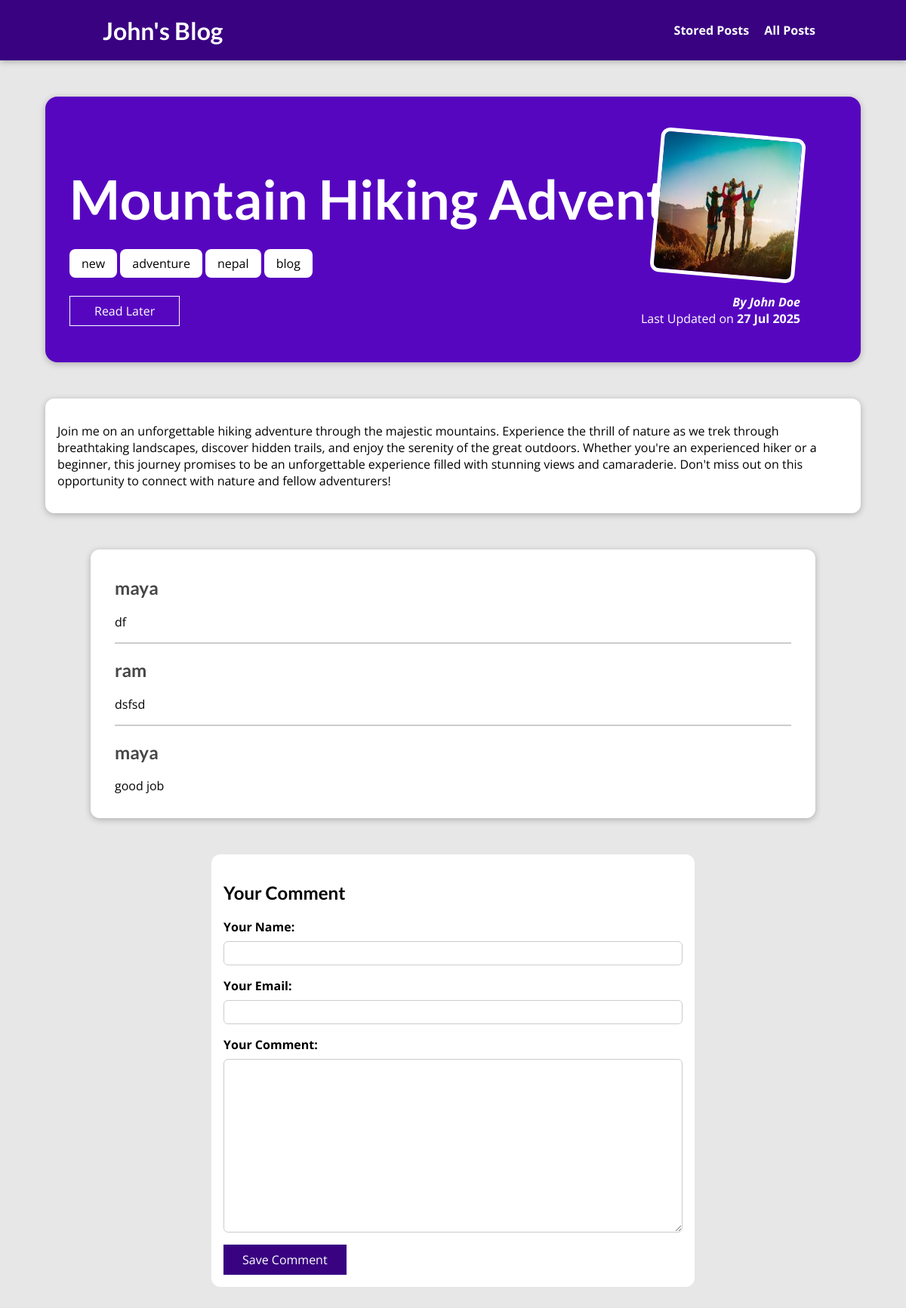
The app's page /blog/posts/mountain-hiking-adventure/ with its own data.
### blog/models.py (models this page shows, shortened)
class Post(models.Model):
    title = models.CharField(max_length=150)
    excerpt = models.CharField(max_length=200)
    image= models.ImageField(upload_to='posts', null=True)
    date = models.DateField(auto_now= True)
    slug = models.CharField(max_length=40, unique=True, db_index=True)
    content= models.TextField()
    author = models.ForeignKey(Author, null= True, on_delete=models.SET_NULL)      # one to many relation with author
    tags = models.ManyToManyField(Tag)    # many to  many relatioin with tags

class Tag(models.Model):
    caption = models.CharField(max_length=20, unique=True)

class Author(models.Model):
    fname= models.CharField(max_length=100)
    lname= models.CharField(max_length=100, blank=True)
    email_address = models.EmailField()
    def __str__(self):
        return f"{self.fname} {self.lname}"

class Comment(models.Model):
    name = models.CharField(max_length=100)
    email = models.EmailField()
    comment = models.TextField()
    post= models.ForeignKey(Post, on_delete=models.CASCADE, related_name='comments')  # one to many relation with post

### blog/views.py (the view, shortened to what this page needs)
# urls.py: path('posts/<slug:slug>/', views.SinglePostView.as_view(), name='post-detail-page'),   # posts/my-blog-post/
class SinglePostView(View):
    def is_stored_post(self, request, post_id):
        stored_posts = request.session.get('stored_posts')
        if stored_posts is not None:
            is_saved_for_later = str(post_id) in stored_posts
        else:
            is_saved_for_later = False  # If no stored posts, set to False
        return is_saved_for_later
    def get(self, request, slug):
        post= Post.objects.get(slug=slug)
        context= {
            'post': post,
            'form': CommentForm(),  # Initialize the form to be used in the template
            'comments': post.comments.all().order_by('-id'),  # Fetch all comments related to the post
            'is_saved_for_later': self.is_stored_post(request, post.id),  # Check if the post is saved for later
        }
        return render(request, 'blog/post-detail.html', context)

### blog/forms.py
class CommentForm(forms.ModelForm):
    class Meta:
        model = Comment
        exclude = ['post']  # Exclude the post field as it will be set in the view
        labels = {
            'name': 'Your Name',
            'email': 'Your Email',
            'comment': 'Your Comment',
        }

### blog/templates/blog/post-detail.html (shortened to what this page needs)
{% extends 'base.html' %}
{% load static %}
{% block css_files %}
    <link rel="stylesheet" href="{% static 'blog/post-detail.css' %}">
{% endblock %}
{% block content %}
    <section id="summary">
        <h2>{{ post.title }}</h2>
        <div>
            {% for tag in post.tags.all %}
                <span class="tag">{{ tag.caption }}</span>
            {% endfor %}
        </div>
        <div id="read-later">
            <form action="{% url 'read-later' %}" method="post">
                {% if is_saved_for_later %}
                    <button>Remove from "Read Later"</button>
                {% else %}
                    <button>Read Later</button>
                {% endif %}
            </form>
        </div>
        <article>
            <img src="{{ post.image.url }}" alt="blog image">
            <address>By <a href="mailto:{{ post.author.email_address }}">{{ post.author }}</a></address>
            <div>
                Last Updated on <time>{{ post.date|date:"d M Y"  }}</time>
            </div>
        </article>
    </section>
    <main>
        {{ post.content|linebreaks }}
    </main>
    {% if comments %}
    <section id="comments">
        <ul>
            {% for comment in comments %}
            <li>
                <h2>{{  comment.name }}</h2>
                <p>{{ comment.comment|linebreaks }} </p>
            </li>
            {% endfor %}
        </ul>
    </section>
    {% endif %}
    <section id="comment-form">
        <h1>Your Comment</h1>
        <form action="{% url 'post-detail-page' post.slug %}" method="post" novalidate>
            {% for field in form %}
                <div class="form-control {% if field.errors %} invalid {% endif %}">
                    {{ field.label_tag }}
                    {{ field }}
                </div>
            {% endfor %}
            <button>Save Comment</button>
        </form>
    </section>
{% endblock %}

### templates/base.html (shortened to what this page needs)
{% load static %}
<!DOCTYPE html>
<html lang="en">
<head>
    <link rel="stylesheet" href="{% static 'app.css' %}">
    {% block css_files %}{% endblock %}
</head>
<body>
    <header id="main-navigation">
        <h1><a href="{% url 'starting-page' %}">John's Blog</a></h1>
        <nav>
            <a href="{% url 'read-later' %}">Stored Posts</a>
            <a href="{% url 'posts-page' %}">All Posts</a>
        </nav>
    </header>
    {% block content %}{% endblock %}
</body>
</html>

### static/app.css (style rules this page uses)
* { box-sizing: border-box; }
html { font-family: 'Open Sans', 'Lato', sans-serif; }
body { margin: 0; }
h1, h2, h3 { font-family: 'Lato', sans-serif; font-weight: bold; }
#main-navigation { width: 100%; height: 5rem; display: flex; justify-content: space-between; align-items: center; padding: 0 10%; position: absolute; top: 0; left: 0; }
#main-navigation a { text-decoration: none; color: white; font-weight: bold; margin-left: 1rem; }

### blog/static/blog/post-detail.css (style rules this page uses)
body { background-color: #e7e7e7; }
#main-navigation { background-color: #390281; box-shadow: 0 2px 8px rgba(0, 0, 0, 0.25); }
#summary { margin: 8rem auto 3rem auto; padding: 2rem; width: 90%; max-width: 90rem; border-radius: 16px; background-color: #5706c0; position: relative; box-shadow: 0 2px 8px rgba(0, 0, 0, 0.25); height: 22rem; }
#summary h2 { color: white; font-size: 4.5rem; margin-bottom: 2rem; }
#summary article { position: absolute; top: 2rem; right: 3rem; padding: 1rem 2rem; border-radius: 12px; text-align: right; color: white; }
#summary article img { width: 12rem; height: 12rem; border-radius: 12px; transform: rotateZ(5deg); border: 5px solid white; margin-bottom: 1rem; }
#summary address { font-weight: bold; }
#summary a { color: white; text-decoration: none; }
#summary time { font-weight: bold; }
#read-later { margin: 2rem 0; }
#read-later button { background-color: transparent; border: 1px solid white; padding: 0.5rem 2rem; font: inherit; color: white; cursor: pointer; }
main { width: 90%; max-width: 90rem; margin: 3rem auto; background-color: white; padding: 1rem; border-radius: 12px; box-shadow: 0 2px 8px rgba(0, 0, 0, 0.25); }
.tag { background-color: white; color: black; padding: 0.5rem 1rem; border-radius: 8px; }
#comment-form { margin: 3rem auto; width: 90%; max-width: 40rem; border-radius: 12px; background-color: white; box-shadow: 2 2px 8px rgba(0, 0, 0, 0.25); padding: 1rem; }
#comment-form button { font: inherit; background-color: #390281; color: white; border: 1px solid #390281; padding: 0.5rem 1.5rem; cursor: pointer; }
.form-control { margin-bottom: 1rem; }
.form-control label { display: block; font-weight: bold; margin-bottom: 0.5rem; }
.form-control input, .form-control textarea { display: block; width: 100%; font: inherit; padding: 0.25rem; border-radius: 6px; border: 1px solid #ccc; }
#comments { margin: 3rem auto; width: 90%; max-width: 60rem; border-radius: 12px; background-color: white; box-shadow: 0 2px 8px rgba(0, 0, 0, 0.25); padding: 1rem 2rem; }
#comments ul { list-style: none; margin: 0; padding: 0; }
#comments li { margin-bottom: 1rem; border-bottom: 2px solid #ccc; }
#comments li:last-child { border-bottom: none; }
#comments h2 { color: #464646; }

### records on screen
Post: title "Mountain Hiking Adventure", image (picture), author "John Doe", date "27 Jul 2025", content "Join me on an unforgettable hiking adventure through the majestic mountains. Experience the thrill of nature as we trek through breathtaking landscapes, discover hidden trails, and enjoy the serenity of the great outdoors. Whether you're an experienced hiker or a beginner, this journey promises to be an unforgettable experience filled with stunning views and camaraderie. Don't miss out on this opportunity to connect with nature and fellow adventurers!"
Tag: caption "new"
Tag: caption "adventure"
Tag: caption "nepal"
Tag: caption "blog"
Comment: name "maya", comment "df"
Comment: name "ram", comment "dsfsd"
Comment: name "maya", comment "good job"

### other values on screen
{{ field.label_tag }} "Your Name:" "Your Email:" "Your Comment:"
